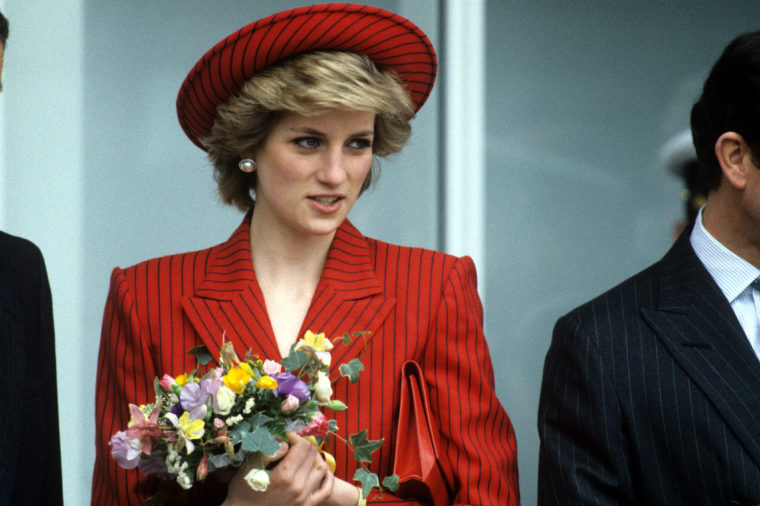
#> input picture Black And White/src/diana.jpg, 760 x 506 px
$ python BlackAndWhite.py
#> lines starting #> are read from the running program, lines starting #| are printed output that depends on the picture
from PIL import Image
import os

image1 = Image.open('diana.jpg')
#> image1 is the input picture: PIL image 760x506 RGB; mean R, G, B 112.9, 100.6, 97
image1.convert(mode = 'L').save('diana3.jpg')
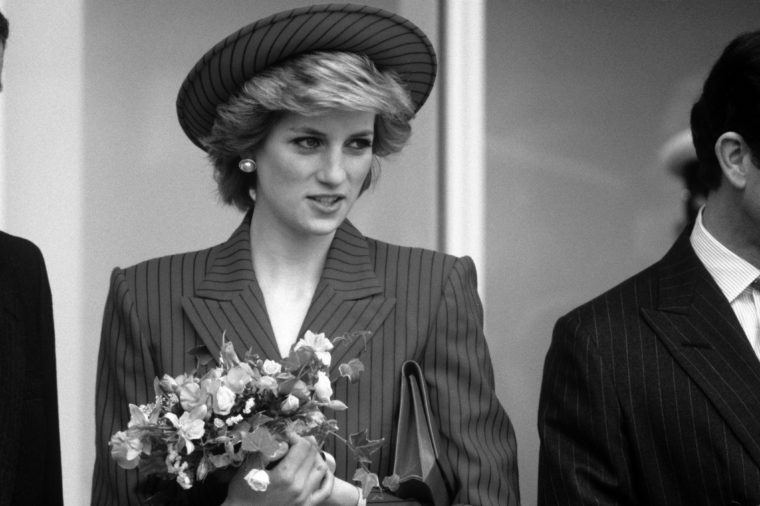
#> saved as diana3.jpg: PIL image 760x506 L; min 0, max 255, mean 103.9
image1.convert(mode = 'RGB').save('diana2.jpg') # Converts Black and White image to colour
